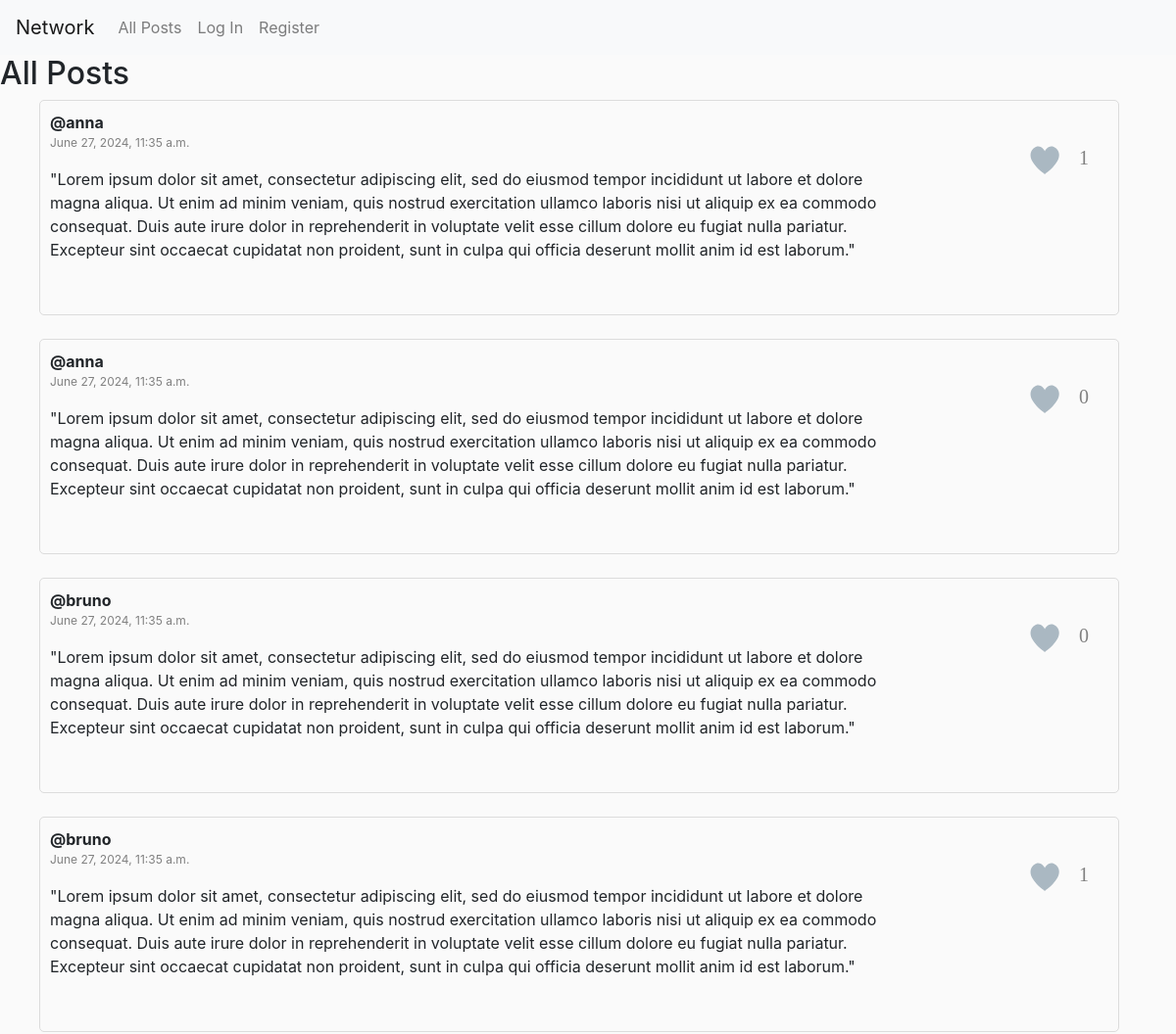
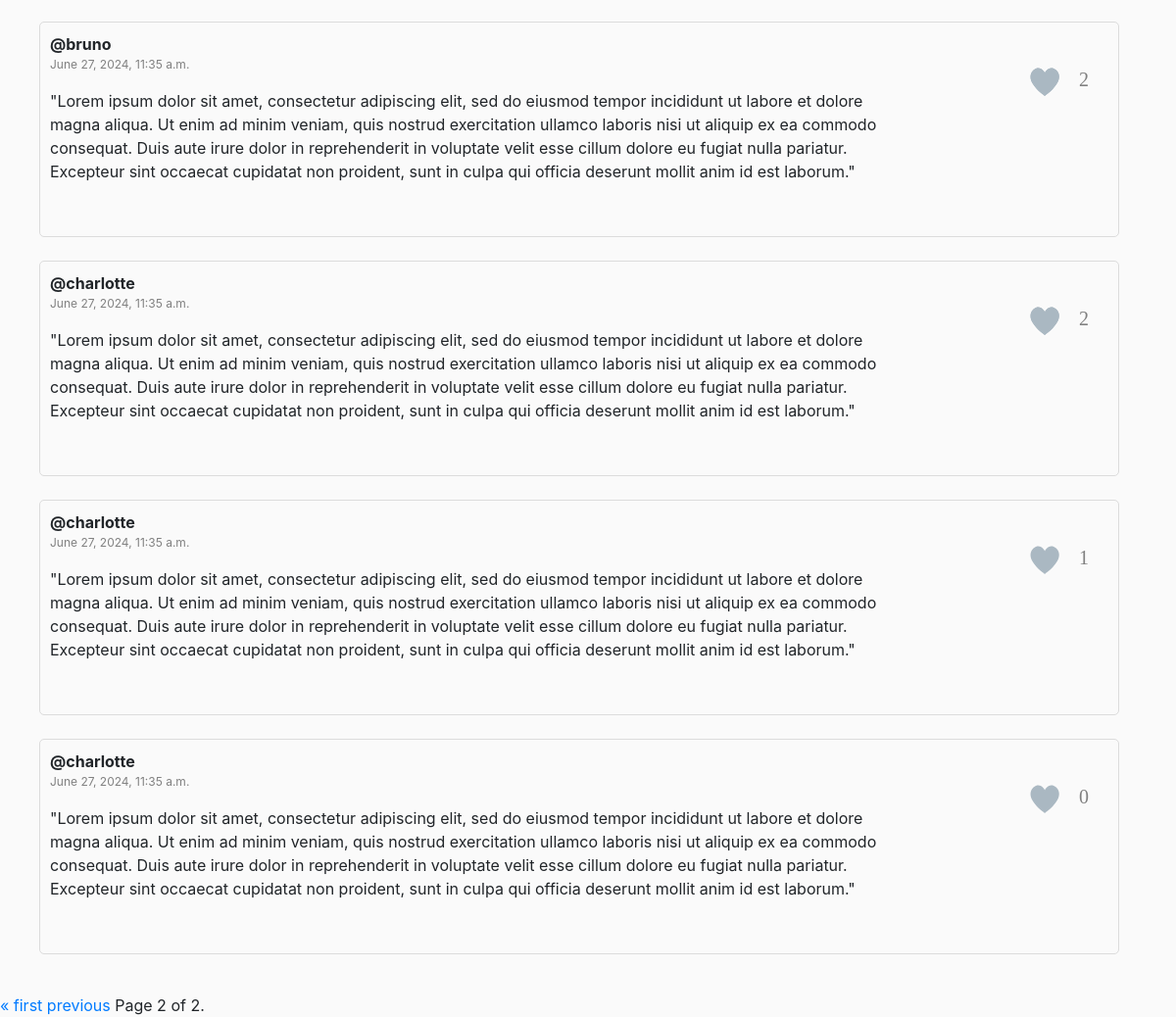
Screenshot of /?page=2 with the database file from the repository (2 pictures, top to bottom).
### network/models.py (models this page shows, shortened)
class Post(models.Model):
    user = models.ForeignKey(User, on_delete=models.CASCADE)
    message = models.TextField()
    datetime = models.DateTimeField(auto_now_add=True, blank=True)
    total_like = models.IntegerField()

class User(AbstractUser):
    pass

### network/views.py (the view)
# urls.py: path("", views.index, name="index"),
def index(request):
    logger.error("Entering 'INDEX' function..")
    results = Post.objects.all().order_by("-datetime")
    paginator = Paginator(results, 10)
    page_number = request.GET.get('page')
    posts = paginator.get_page(page_number)
    return render(request, "network/index.html", {
        "posts": posts
    })

### network/templates/network/index.html (shortened to what this page needs)
{% extends "network/layout.html" %}
{% load static %}
{% block body %}
    <h2>All Posts</h2>
	<ul>
		{% for post in posts %}
			<div style="width:95%; height:220px; padding:10px; border: 1px solid #DCDCDC; border-radius: 5px 5px;">
				<div id="post{{ post.id }}" style="display:inline-block; width:80%;">
					<div>
						<b>@{{ post.user }}</b>
						<p style="color:gray; font-size:12px;">
						{{ post.datetime }}
						</p>
					</div>
					<div id="message{{ post.id }}">
						{{ post.message }}<br>
					</div>
				</div>
				<div id="likes{{ post.id }}" style="float:right; font-size:12px; font-family:Verdana; color:gray;">
						<label for="checkbox_{{ post.id }}">
							<svg id="heart-svg" viewBox="467 392 58 57" xmlns="http://www.w3.org/2000/svg">
								<g id="Group" fill="none" fill-rule="evenodd" transform="translate(467 392)">
									{% for like in post.likes_set.all %}
										{% if like.post_id.id == post.id %}
											{% if like.user_id.id == request.user.id %}
												<path id="route" d="M29.144 20.773c-.063-.13-4.227-8.67-11.44-2.59C7.63 28.795 28.94 43.256 29.143 43.394c.204-.138 21.513-14.6 11.44-25.213-7.214-6.08-11.377 2.46-11.44 2.59z" id="heart" fill="#E2264D" />
											{% else %}
												<path id="route" d="M29.144 20.773c-.063-.13-4.227-8.67-11.44-2.59C7.63 28.795 28.94 43.256 29.143 43.394c.204-.138 21.513-14.6 11.44-25.213-7.214-6.08-11.377 2.46-11.44 2.59z" id="heart" fill="#AAB8C2" />
											{% endif %}
										{% else %}
											<path id="route" d="M29.144 20.773c-.063-.13-4.227-8.67-11.44-2.59C7.63 28.795 28.94 43.256 29.143 43.394c.204-.138 21.513-14.6 11.44-25.213-7.214-6.08-11.377 2.46-11.44 2.59z" id="heart" fill="#AAB8C2" />
										{% endif %}
									{% empty %}
										<path id="route" d="M29.144 20.773c-.063-.13-4.227-8.67-11.44-2.59C7.63 28.795 28.94 43.256 29.143 43.394c.204-.138 21.513-14.6 11.44-25.213-7.214-6.08-11.377 2.46-11.44 2.59z" id="heart" fill="#AAB8C2" />
									{% endfor %}
									<circle id="main-circ" fill="#E2264D" opacity="0" cx="29.5" cy="29.5" r="1.5" />
									<g id="heartgroup7" opacity="0" transform="translate(7 6)">
									 <circle id="heart1" fill="#9CD8C3" cx="2" cy="6" r="2" />
									 <circle id="heart2" fill="#8CE8C3" cx="5" cy="2" r="2" />
									</g>
									<g id="heartgroup6" opacity="0" transform="translate(0 28)">
									 <circle id="heart1" fill="#CC8EF5" cx="2" cy="7" r="2" />
									 <circle id="heart2" fill="#91D2FA" cx="3" cy="2" r="2" />
									</g>
									<g id="heartgroup3" opacity="0" transform="translate(52 28)">
									 <circle id="heart2" fill="#9CD8C3" cx="2" cy="7" r="2" />
									 <circle id="heart1" fill="#8CE8C3" cx="4" cy="2" r="2" />
									</g>
									<g id="heartgroup2" opacity="0" transform="translate(44 6)">
									 <circle id="heart2" fill="#CC8EF5" cx="5" cy="6" r="2" />
									 <circle id="heart1" fill="#CC8EF5" cx="2" cy="2" r="2" />
									</g>
									<g id="heartgroup5" opacity="0" transform="translate(14 50)">
									 <circle id="heart1" fill="#91D2FA" cx="6" cy="5" r="2" />
									 <circle id="heart2" fill="#91D2FA" cx="2" cy="2" r="2" />
									</g>
									<g id="heartgroup4" opacity="0" transform="translate(35 50)">
									 <circle id="heart1" fill="#F48EA7" cx="6" cy="5" r="2" />
									 <circle id="heart2" fill="#F48EA7" cx="2" cy="2" r="2" />
									</g>
									<g id="heartgroup1" opacity="0" transform="translate(24)">
									 <circle id="heart1" fill="#9FC7FA" cx="2.5" cy="3" r="2" />
									 <circle id="heart2" fill="#9FC7FA" cx="7.5" cy="2" r="2" />
									</g>
								</g>
							</svg>
						</label>
						<div id="counter{{ post.id }}" style="float:right; font-size:20px; margin:33px 20px 0 -15px;">
							{{ post.total_like }}
						</div>
				</div >
			</div>
			<br>
		{% endfor %}
	</ul>
	<div class="pagination">
		<span class="step-links">
			{% if posts.has_previous %}
				<a href="?page=1">&laquo; first</a>
				<a href="?page={{ posts.previous_page_number }}">previous</a>
			{% endif %}
			<span class="current">
				Page {{ posts.number }} of {{ posts.paginator.num_pages }}.
			</span>
		</span>
	</div>
{% endblock %}

### network/static/network/posts.css (style rules this page uses)
body { background-color: #FAFAFA }
svg { cursor: pointer; overflow: visible; width: 60px; margin: 20px }

### rows the page displays
Post: {{ post.id }} 8 (drawn), user "anna", datetime "June 27, 2024, 11:35 a.m.", message "\"Lorem ipsum dolor sit amet, consectetur adipiscing elit, sed do eiusmod tempor incididunt ut labore et dolore magna aliqua. Ut enim ad minim veniam, quis nostrud exercitation ullamco laboris nisi ut aliquip ex ea commodo consequat. Duis aute irure dolor in reprehenderit in voluptate velit esse cillum dolore eu fugiat nulla pariatur. Excepteur sint occaecat cupidatat non proident, sunt in culpa qui officia deserunt mollit anim id est laborum.\"", total_like "1"
Post: user "anna", datetime "June 27, 2024, 11:35 a.m.", message "\"Lorem ipsum dolor sit amet, consectetur adipiscing elit, sed do eiusmod tempor incididunt ut labore et dolore magna aliqua. Ut enim ad minim veniam, quis nostrud exercitation ullamco laboris nisi ut aliquip ex ea commodo consequat. Duis aute irure dolor in reprehenderit in voluptate velit esse cillum dolore eu fugiat nulla pariatur. Excepteur sint occaecat cupidatat non proident, sunt in culpa qui officia deserunt mollit anim id est laborum.\"", total_like "0"
Post: user "bruno", datetime "June 27, 2024, 11:35 a.m.", message "\"Lorem ipsum dolor sit amet, consectetur adipiscing elit, sed do eiusmod tempor incididunt ut labore et dolore magna aliqua. Ut enim ad minim veniam, quis nostrud exercitation ullamco laboris nisi ut aliquip ex ea commodo consequat. Duis aute irure dolor in reprehenderit in voluptate velit esse cillum dolore eu fugiat nulla pariatur. Excepteur sint occaecat cupidatat non proident, sunt in culpa qui officia deserunt mollit anim id est laborum.\"", total_like "0"
Post: user "bruno", datetime "June 27, 2024, 11:35 a.m.", message "\"Lorem ipsum dolor sit amet, consectetur adipiscing elit, sed do eiusmod tempor incididunt ut labore et dolore magna aliqua. Ut enim ad minim veniam, quis nostrud exercitation ullamco laboris nisi ut aliquip ex ea commodo consequat. Duis aute irure dolor in reprehenderit in voluptate velit esse cillum dolore eu fugiat nulla pariatur. Excepteur sint occaecat cupidatat non proident, sunt in culpa qui officia deserunt mollit anim id est laborum.\"", total_like "1"
Post: user "bruno", datetime "June 27, 2024, 11:35 a.m.", message "\"Lorem ipsum dolor sit amet, consectetur adipiscing elit, sed do eiusmod tempor incididunt ut labore et dolore magna aliqua. Ut enim ad minim veniam, quis nostrud exercitation ullamco laboris nisi ut aliquip ex ea commodo consequat. Duis aute irure dolor in reprehenderit in voluptate velit esse cillum dolore eu fugiat nulla pariatur. Excepteur sint occaecat cupidatat non proident, sunt in culpa qui officia deserunt mollit anim id est laborum.\"", total_like "2"
Post: user "charlotte", datetime "June 27, 2024, 11:35 a.m.", message "\"Lorem ipsum dolor sit amet, consectetur adipiscing elit, sed do eiusmod tempor incididunt ut labore et dolore magna aliqua. Ut enim ad minim veniam, quis nostrud exercitation ullamco laboris nisi ut aliquip ex ea commodo consequat. Duis aute irure dolor in reprehenderit in voluptate velit esse cillum dolore eu fugiat nulla pariatur. Excepteur sint occaecat cupidatat non proident, sunt in culpa qui officia deserunt mollit anim id est laborum.\"", total_like "2"
Post: user "charlotte", datetime "June 27, 2024, 11:35 a.m.", message "\"Lorem ipsum dolor sit amet, consectetur adipiscing elit, sed do eiusmod tempor incididunt ut labore et dolore magna aliqua. Ut enim ad minim veniam, quis nostrud exercitation ullamco laboris nisi ut aliquip ex ea commodo consequat. Duis aute irure dolor in reprehenderit in voluptate velit esse cillum dolore eu fugiat nulla pariatur. Excepteur sint occaecat cupidatat non proident, sunt in culpa qui officia deserunt mollit anim id est laborum.\"", total_like "1"
Post: user "charlotte", datetime "June 27, 2024, 11:35 a.m.", message "\"Lorem ipsum dolor sit amet, consectetur adipiscing elit, sed do eiusmod tempor incididunt ut labore et dolore magna aliqua. Ut enim ad minim veniam, quis nostrud exercitation ullamco laboris nisi ut aliquip ex ea commodo consequat. Duis aute irure dolor in reprehenderit in voluptate velit esse cillum dolore eu fugiat nulla pariatur. Excepteur sint occaecat cupidatat non proident, sunt in culpa qui officia deserunt mollit anim id est laborum.\"", total_like "0"

### other values shown
{{ posts.number }} "2"
{{ posts.paginator.num_pages }} "2"
